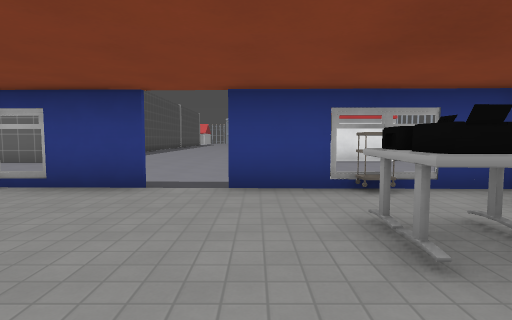
View 1 (above)

24 first-person views from a walk through a 3-D level made in the Godot game engine. The camera is 1.4 m above the floor, tilts 4° down and sees 80° across. The floor is counted in squares, 2 m on a side. Each view is taken from the middle of a square. On the plan, view 1 faces up. The plan holds only what a view shows up to about 10 squares ahead; the rest is blank. The place goes on beyond the plan. Characters and animated objects are left out. Some surface patterns are stand-ins.

View 2
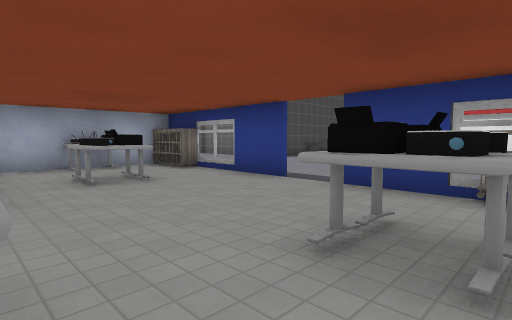

View 3
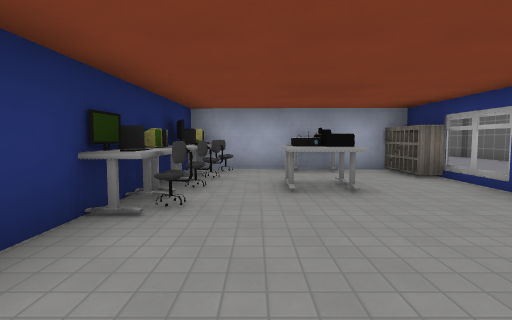

View 4
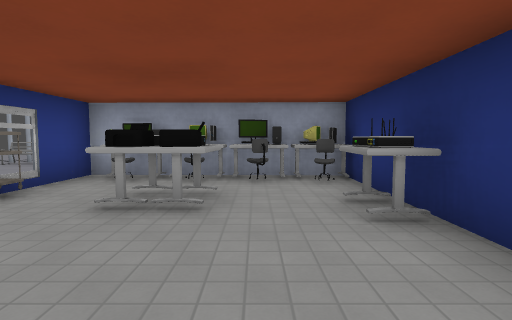

View 5
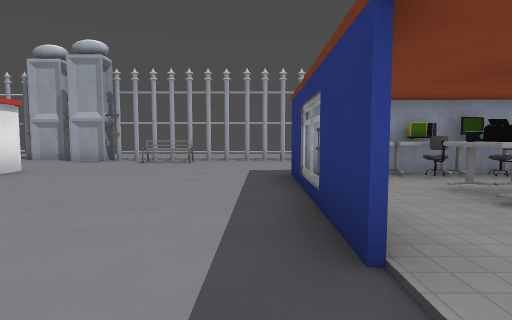

View 6
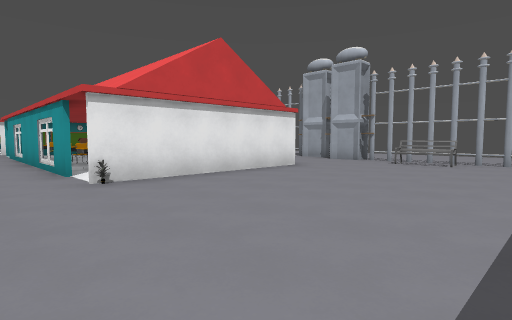

View 7
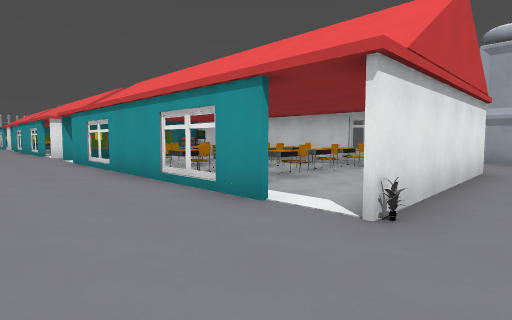

View 8
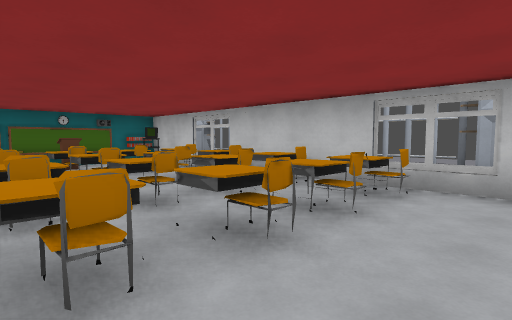

View 9
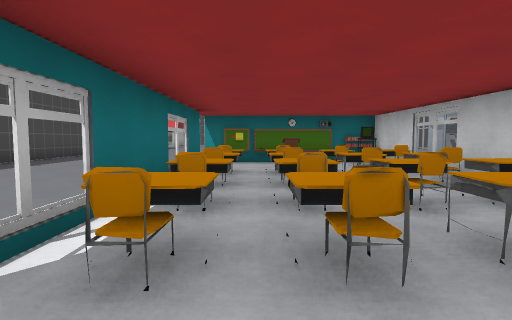

View 10
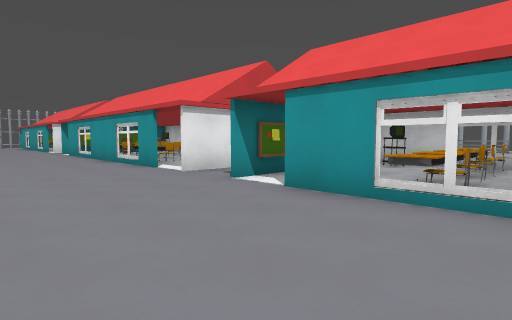

View 11
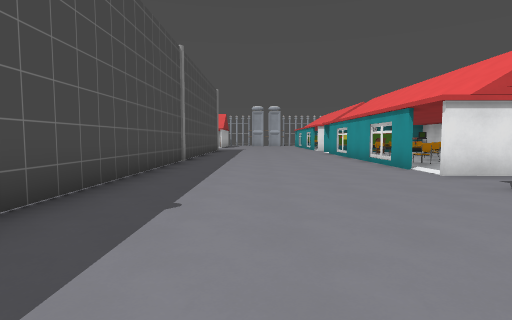

View 12
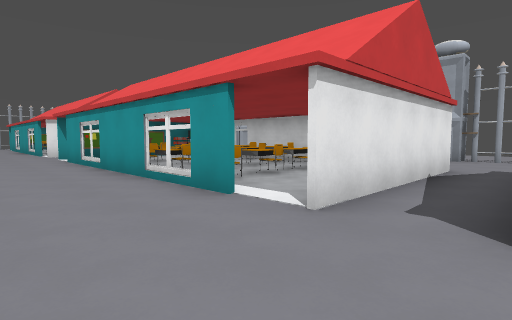

View 13
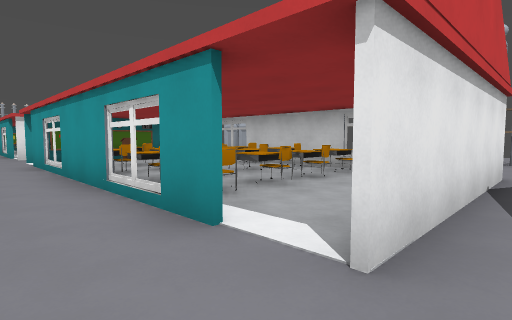

View 14
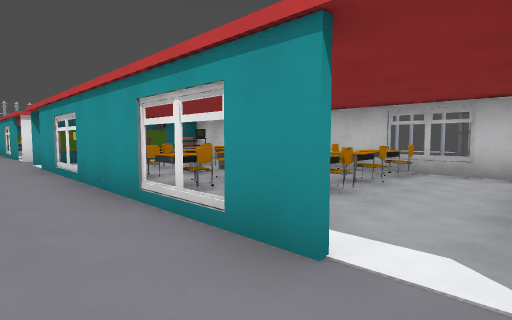

View 15
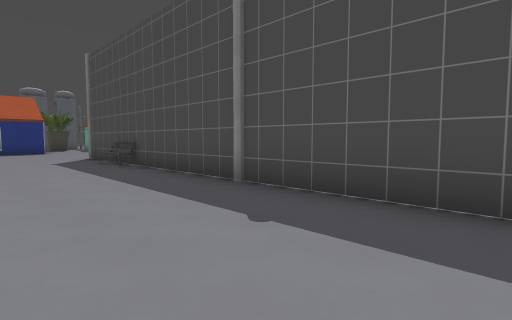

View 16
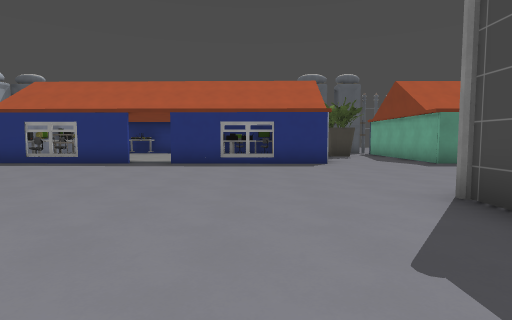

View 17
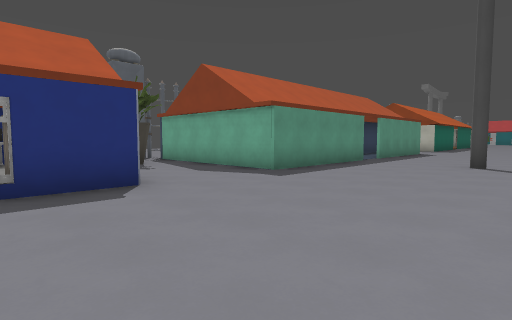

View 18
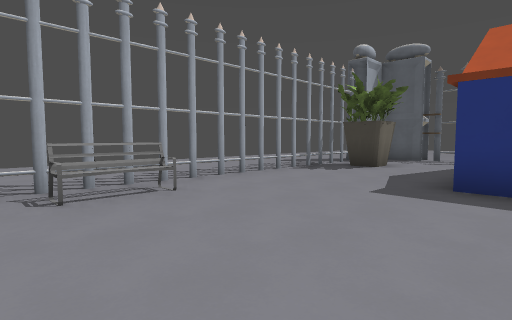

View 19
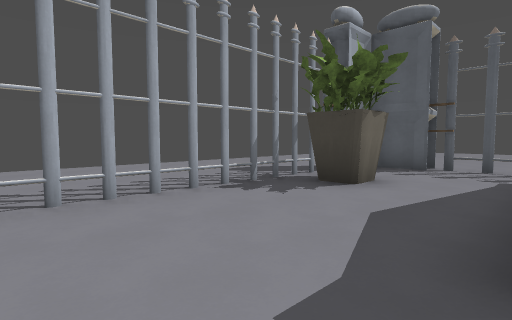

View 20
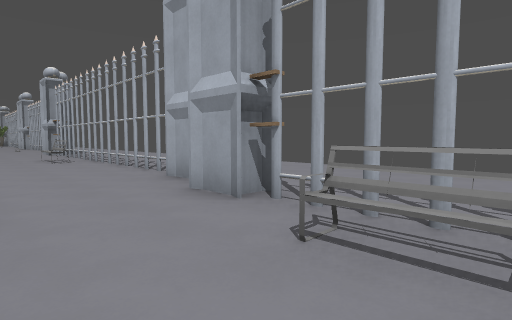

View 21
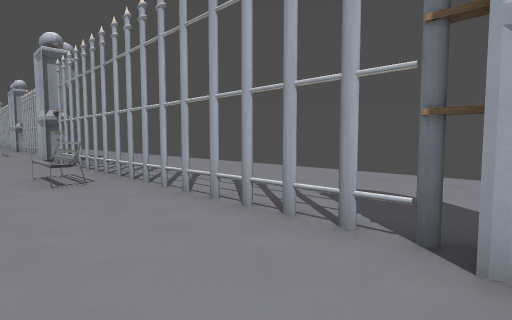

View 22
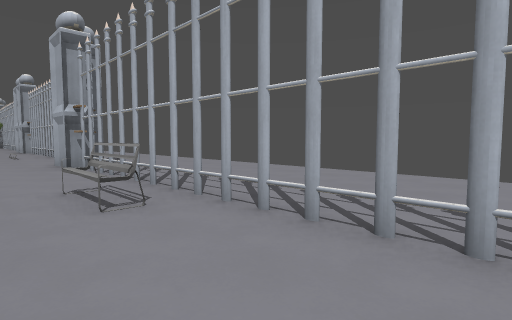

View 23
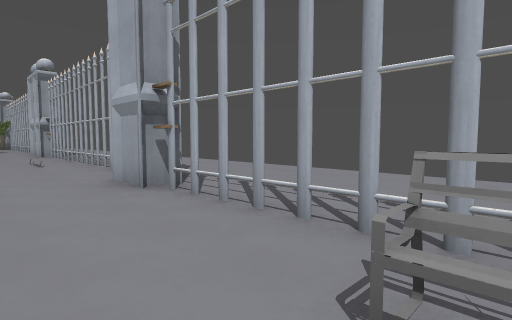

View 24
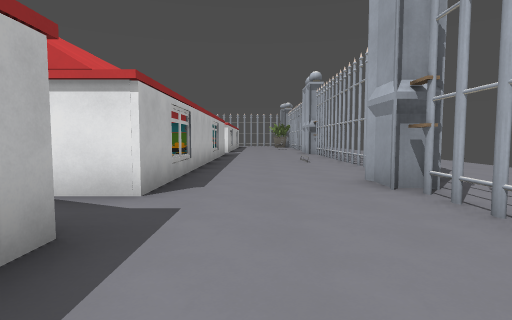

### Floor plan
Key: @ floor where view 1 was taken; # wall or solid block; x gap in a wall; . floor; ^ raised ledge; F frame; S shelf; B bench; A box; T thing the floor can be seen under or through; R tree; O other object.
Columns run from 16 left of view 1 to 12 right of it. Each row starts with its distance up from view 1.
 28              ...F.###O...#
 27              ...^.^^#....#
 26           #.....^.^^^#...x ..
 25           #.....F.####...x...
 24           #.....^.^^^F...O...
 23           #.....x....#..  ...
 22           #.....######..O....
 21           #.............x....
 20           #.....#####...T....
 19           #.......#.##..T....
 18           #.....#....#.BT....
 17           #.....F.^^^F.BT....
 16           #.....^.^^^#..T....
 15           #.....#....#..T....
 14           #.....^.^^^#..T....
 13           B.....F.^^^...x....
 12           B.....#.##.F..A....
 11           #..........#..  ..
 10           #.....######..A...
  9         ###.............#...
  8 .......................B....
  7 .......................B...
  6  .......................#..
  5   ................O.....x....
  4    #####..#SF##.##F##...x....
  3        #..# .......^#...T....
  2        #..# ^^...#^^#..RT....
  1        #.R#.x......^#.RRT....
  0        #.R###^^.@^.##... ....
 -1              ########..  ...
 -2                     ####
 -3                      ..
 -4                      ..
 -5                      ..
 -6                      ..

Positions as (right, up) in squares from view 1, and headings:
1: (0, 0), facing up
2: (2, 0), facing up-left
3: (1, 1), facing left
4: (-2, 1), facing right
5: (-2, 5), facing right
6: (-2, 5), facing up-right
7: (-3, 9), facing up-right
8: (0, 11), facing up-right
9: (1, 11), facing up
10: (-4, 16), facing up-right
11: (-4, 16), facing up
12: (-3, 20), facing up-right
13: (-2, 21), facing up-right
14: (-2, 22), facing up-right
15: (-3, 21), facing down-left
16: (-4, 13), facing down
17: (-4, 9), facing down-left
18: (3, 9), facing down-right
19: (4, 6), facing down-right
20: (5, 7), facing up-right
21: (6, 12), facing up-right
22: (6, 14), facing up-right
23: (6, 18), facing up-right
24: (6, 18), facing up
